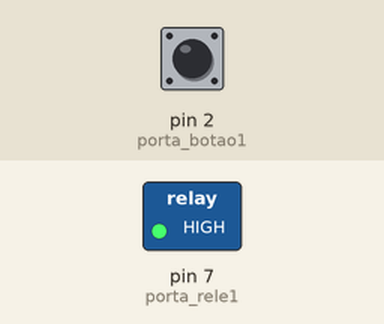
A sketch run on a simulated Arduino Uno, built with avr-gcc and run on an emulated ATmega328P. Shown: switched loads named in the sketch (green lamp = pin HIGH). The test bench sets the inputs (shaded band); at power-on: pin 2 (porta_botao1) LOW. What the sketch prints to the serial monitor is not drawn.

Above: at 1.2 s.
1.3 s: pin 2 (porta_botao1) pulled HIGH for 0.15 s
At 2.7 s:
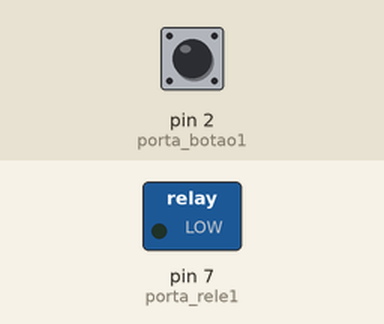
3.0 s: pin 2 (porta_botao1) pulled HIGH for 1 s
At 4.6 s:
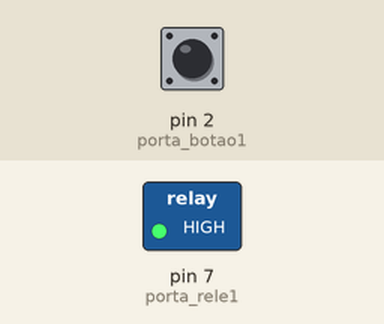
5.5 s: pin 2 (porta_botao1) pulled HIGH for 3.2 s
At 9.6 s:
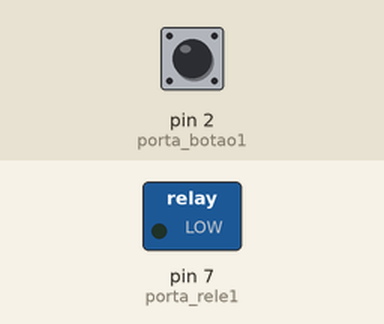
Timing chart, 0 to 11.1 s (numbered marks = the images above; inputs shaded):
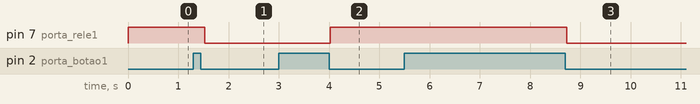

Measured:
- after the input at 1.3 s, pin 7 (porta_rele1): HIGH → LOW after 0.22 s
- after the input at 3.0 s, pin 7 (porta_rele1): LOW → HIGH after 1.0 s
- after the input at 5.5 s, pin 7 (porta_rele1): HIGH → LOW after 3.2 s

The sketch:

rel_botao.ino
```cpp
//Programa : Teste Módulo Rele Arduino - Botoes
//Autor : FILIPEFLOP

//Porta ligada ao pino IN1 do modulo
int porta_rele1 = 7;
//Porta ligada ao botao 1
int porta_botao1 = 2;

//Armazena o estado do rele - 0 (LOW) ou 1 (HIGH)
int estadorele1 = 1;
//Armazena o valor lido dos botoes
int leitura1 = 0;

void setup()
{
  Serial.begin(9600);
  //Define pinos para o rele como saida
  pinMode(porta_rele1, OUTPUT);
  //Define pinos dos botoes como entrada
  pinMode(porta_botao1, INPUT);
  //Estado inicial dos reles - desligados
  digitalWrite(porta_rele1, HIGH);
}

void loop()
{
  Serial.println(leitura1);
  //Verifica o acionamento do botao 1
  leitura1 = digitalRead(porta_botao1);
  if (leitura1 != 0)
  {
    while(digitalRead(porta_botao1) != 0)
    {
      Serial.println("botao ligado");
      Serial.println(leitura1);
      Serial.println(estadorele1);
      delay(100);
    }
    //Inverte o estado da porta
    estadorele1 = !estadorele1;
    //Comandos para o rele 1
    digitalWrite(porta_rele1, estadorele1);
  }


}
```
